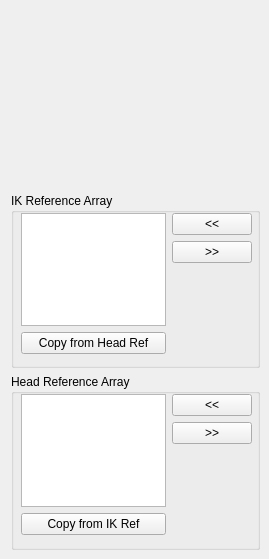
<?xml version="1.0" encoding="UTF-8"?>
<ui version="4.0">
 <class>Form</class>
 <widget class="QWidget" name="Form">
  <property name="geometry">
   <rect>
    <x>0</x>
    <y>0</y>
    <width>269</width>
    <height>559</height>
   </rect>
  </property>
  <property name="windowTitle">
   <string>Form</string>
  </property>
  <widget class="QGroupBox" name="upvRefArray_groupBox">
   <property name="geometry">
    <rect>
     <x>11</x>
     <y>374</y>
     <width>249</width>
     <height>176</height>
    </rect>
   </property>
   <property name="title">
    <string>Head Reference Array</string>
   </property>
   <widget class="QWidget" name="layoutWidget_2">
    <property name="geometry">
     <rect>
      <x>10</x>
      <y>20</y>
      <width>231</width>
      <height>141</height>
     </rect>
    </property>
    <layout class="QHBoxLayout" name="upvRefArray_horizontalLayout">
     <item>
      <layout class="QVBoxLayout" name="upvRefArray_verticalLayout_1">
       <item>
        <widget class="QListWidget" name="headRefArray_listWidget">
         <property name="dragDropOverwriteMode">
          <bool>true</bool>
         </property>
         <property name="dragDropMode">
          <enum>QAbstractItemView::InternalMove</enum>
         </property>
         <property name="defaultDropAction">
          <enum>Qt::MoveAction</enum>
         </property>
         <property name="alternatingRowColors">
          <bool>true</bool>
         </property>
         <property name="selectionMode">
          <enum>QAbstractItemView::ExtendedSelection</enum>
         </property>
         <property name="selectionRectVisible">
          <bool>false</bool>
         </property>
        </widget>
       </item>
       <item>
        <widget class="QPushButton" name="headRefArray_copyRef_pushButton">
         <property name="text">
          <string>Copy from IK Ref</string>
         </property>
        </widget>
       </item>
      </layout>
     </item>
     <item>
      <layout class="QVBoxLayout" name="upvRefArray_verticalLayout_2">
       <item>
        <widget class="QPushButton" name="headRefArrayAdd_pushButton">
         <property name="text">
          <string>&lt;&lt;</string>
         </property>
        </widget>
       </item>
       <item>
        <widget class="QPushButton" name="headRefArrayRemove_pushButton">
         <property name="text">
          <string>&gt;&gt;</string>
         </property>
        </widget>
       </item>
       <item>
        <spacer name="upvRefArray_verticalSpacer">
         <property name="orientation">
          <enum>Qt::Vertical</enum>
         </property>
         <property name="sizeHint" stdset="0">
          <size>
           <width>20</width>
           <height>40</height>
          </size>
         </property>
        </spacer>
       </item>
      </layout>
     </item>
    </layout>
   </widget>
  </widget>
  <widget class="QGroupBox" name="ikRefArray_groupBox">
   <property name="geometry">
    <rect>
     <x>11</x>
     <y>193</y>
     <width>249</width>
     <height>175</height>
    </rect>
   </property>
   <property name="title">
    <string>IK Reference Array</string>
   </property>
   <widget class="QWidget" name="layoutWidget">
    <property name="geometry">
     <rect>
      <x>10</x>
      <y>20</y>
      <width>231</width>
      <height>141</height>
     </rect>
    </property>
    <layout class="QHBoxLayout" name="ikRefArray_horizontalLayout">
     <item>
      <layout class="QVBoxLayout" name="ikRefArray_verticalLayout_1">
       <item>
        <widget class="QListWidget" name="ikRefArray_listWidget">
         <property name="dragDropOverwriteMode">
          <bool>true</bool>
         </property>
         <property name="dragDropMode">
          <enum>QAbstractItemView::InternalMove</enum>
         </property>
         <property name="defaultDropAction">
          <enum>Qt::MoveAction</enum>
         </property>
         <property name="alternatingRowColors">
          <bool>true</bool>
         </property>
         <property name="selectionMode">
          <enum>QAbstractItemView::ExtendedSelection</enum>
         </property>
         <property name="selectionRectVisible">
          <bool>false</bool>
         </property>
        </widget>
       </item>
       <item>
        <widget class="QPushButton" name="ikRefArray_copyRef_pushButton">
         <property name="text">
          <string>Copy from Head Ref</string>
         </property>
        </widget>
       </item>
      </layout>
     </item>
     <item>
      <layout class="QVBoxLayout" name="ikRefArray_verticalLayout_2">
       <item>
        <widget class="QPushButton" name="ikRefArrayAdd_pushButton">
         <property name="text">
          <string>&lt;&lt;</string>
         </property>
        </widget>
       </item>
       <item>
        <widget class="QPushButton" name="ikRefArrayRemove_pushButton">
         <property name="text">
          <string>&gt;&gt;</string>
         </property>
        </widget>
       </item>
       <item>
        <spacer name="ikRefArray_verticalSpacer">
         <property name="orientation">
          <enum>Qt::Vertical</enum>
         </property>
         <property name="sizeHint" stdset="0">
          <size>
           <width>20</width>
           <height>40</height>
          </size>
         </property>
        </spacer>
       </item>
      </layout>
     </item>
    </layout>
   </widget>
  </widget>
 </widget>
 <resources/>
 <connections/>
</ui>
